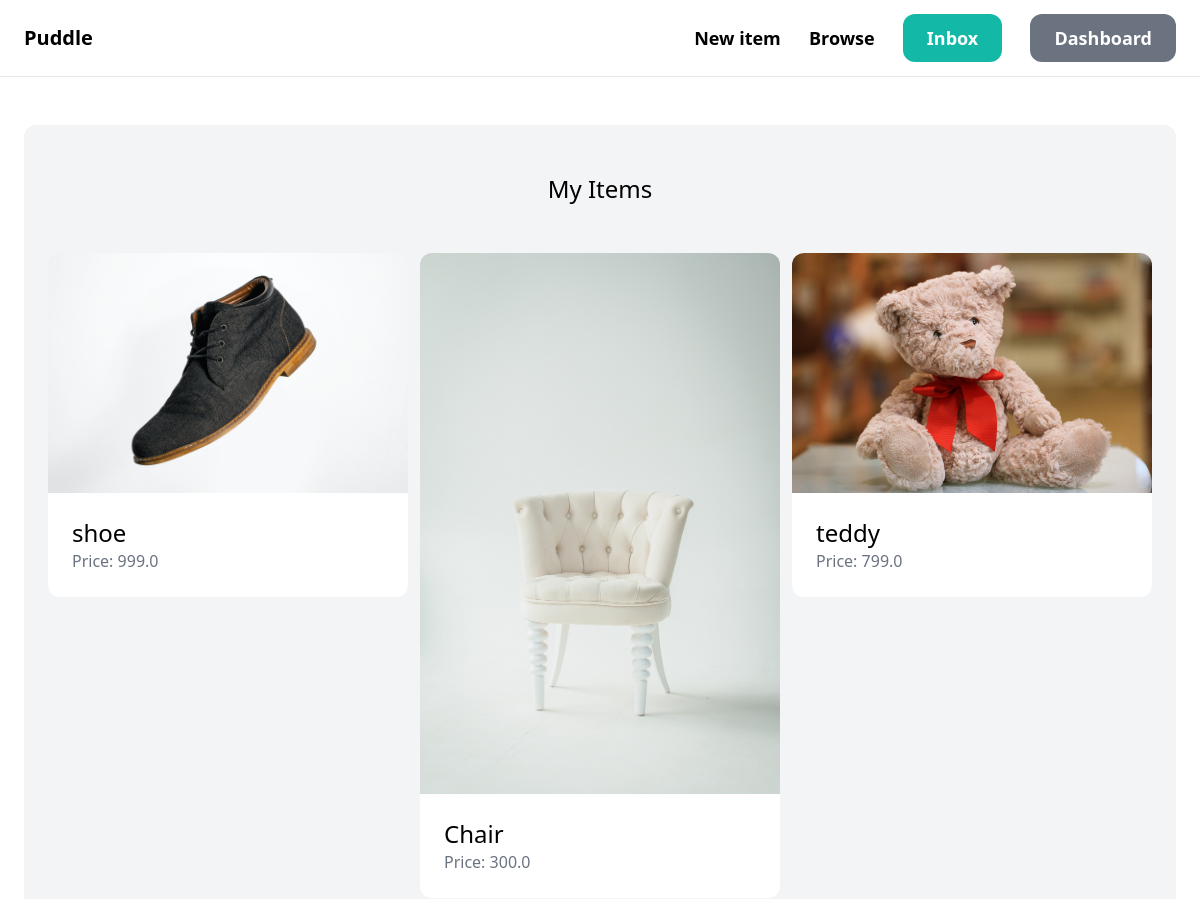
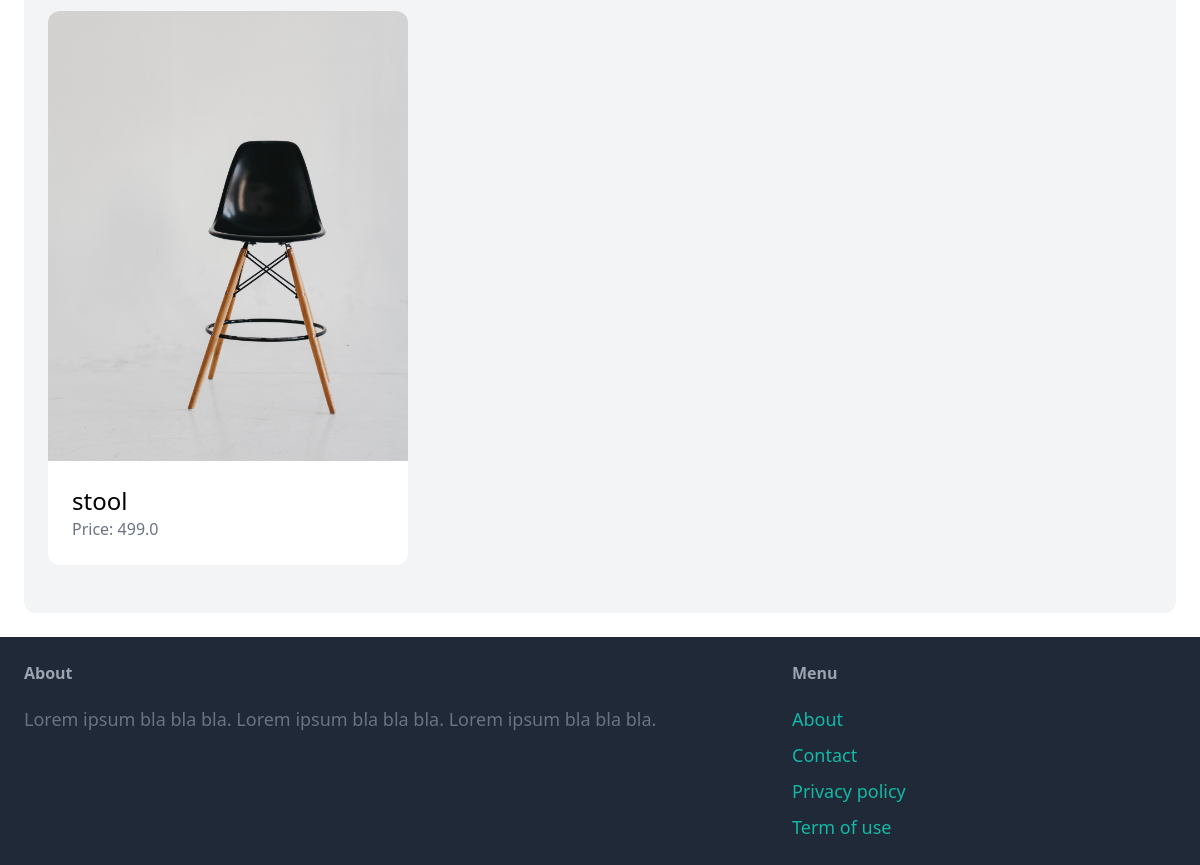
The page /dashboard/ (signed in) on the database its author committed (2 pictures, top to bottom).
### item/models.py (models this page shows, shortened)
class Item(models.Model):
    category=models.ForeignKey(Category,related_name='items',on_delete=models.CASCADE)
    name=models.CharField(max_length=255)
    description=models.TextField(blank=True,null=True)
    price=models.FloatField()
    image=models.ImageField(upload_to='item_images',blank=True,null=True)
    is_sold=models.BooleanField(default=False)
    created_by=models.ForeignKey(User,related_name='items',on_delete=models.CASCADE)

### dashboard/views.py (the view)
# urls.py: path('',views.index,name='index'),
def index(request):
    items=Item.objects.filter(created_by=request.user)
    return render(request,'dashboard/index.html',{'items':items,})

### dashboard/templates/dashboard/index.html (shortened to what this page needs)
{% extends 'core/base.html' %}
{% block content %}
    <div class="mt-6 px-6 py-12 bg-gray-100 rounded-xl">
        <h2 class="mb-12 text-2xl text-center">My Items</h2>
        <div class="grid grid-cols-3 gap-3">
            {% for item in items %}
                <div>
                    <a href="{% url 'item:detail' item.id %}">
                        <div>
                            <img src="{{ item.image.url }}" class="rounded-t-xl">
                        </div>
                        <div class="p-6 bg-white rounded-b-xl">
                            <h2 class="text-2xl">{{ item.name }}</h2>
                            <p class="text-gray-500">Price: {{ item.price }}</p>
                        </div>
                    </a>
                </div>
            {% endfor %}
        </div>
    </div>
{% endblock %}

### rows shown on the page
Item: image (picture), name "shoe", price "999.0"
Item: image (picture), name "Chair", price "300.0"
Item: image (picture), name "teddy", price "799.0"
Item: image (picture), name "stool", price "499.0"
